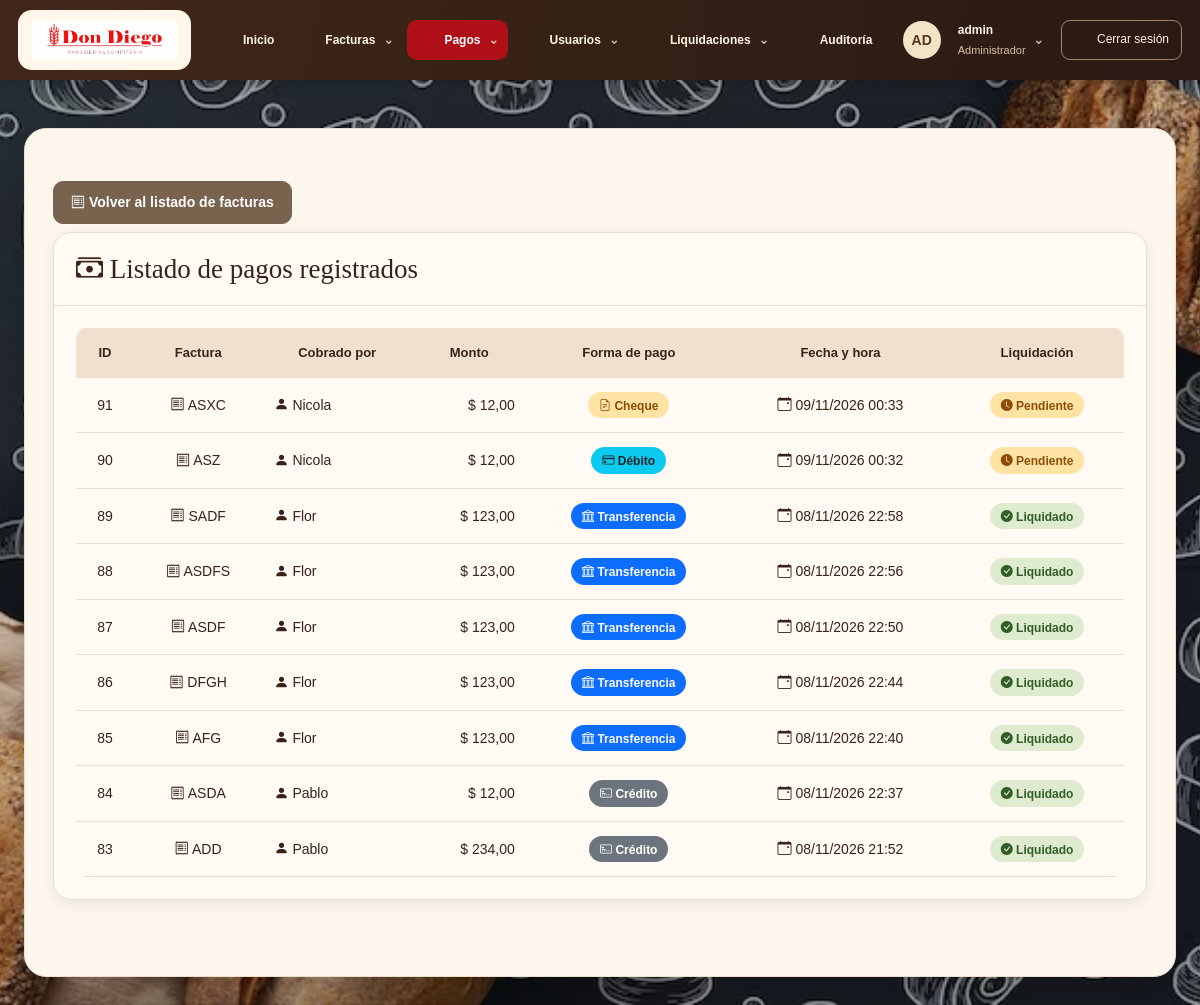
Screenshot of /listar_pagos.php (signed in) with the database file from the repository.
### tables this page shows
CREATE TABLE `pago` (
  `id` int(10) UNSIGNED NOT NULL,
  `id_factura` int(10) UNSIGNED NOT NULL,
  `id_repartidor` smallint(5) UNSIGNED NOT NULL,
  `monto` decimal(8,2) NOT NULL,
  `forma_pago` enum('Efectivo','Transferencia','Debito','Credito','Cheque') NOT NULL,
  `fecha_hora` datetime NOT NULL DEFAULT current_timestamp(),
  `liquidado` tinyint(1) NOT NULL DEFAULT 0,
  `id_liquidacion` int(10) UNSIGNED DEFAULT NULL
);

CREATE TABLE `factura` (
  `id` int(10) UNSIGNED NOT NULL,
  `numero_serie` varchar(20) NOT NULL,
  `monto` decimal(8,2) NOT NULL,
  `fecha_registro` datetime NOT NULL,
  `fecha_cobro` datetime DEFAULT NULL,
  `estado` enum('Cobrado','Pendiente','Anulada') NOT NULL DEFAULT 'Pendiente',
  `id_usuario_registro` smallint(5) UNSIGNED NOT NULL,
  `id_usuario_asignado` smallint(5) DEFAULT NULL
);

CREATE TABLE `usuario` (
  `id` smallint(5) UNSIGNED NOT NULL,
  `usuario` varchar(32) NOT NULL,
  `contrasenia` varchar(255) NOT NULL,
  `activo` tinyint(1) NOT NULL DEFAULT 1,
  `id_ROL` tinyint(3) UNSIGNED NOT NULL
);

### listar_pagos.php (the view, shortened to what this page needs)
<?php
require_once "conexion.php";
$sql = "SELECT p.id, p.id_factura, p.id_repartidor, p.monto, p.forma_pago, p.fecha_hora, p.liquidado, f.numero_serie, u.usuario AS nombre_repartidor
        FROM pago p INNER JOIN factura f ON p.id_factura = f.id INNER JOIN usuario u ON p.id_repartidor = u.id
        ORDER BY p.fecha_hora DESC";
$parametrosPagos = [];
$stmt = $conexion->prepare($sql);
$stmt->execute($parametrosPagos);
$pagos = $stmt->fetchAll(PDO::FETCH_ASSOC);
?>
<!DOCTYPE html>
<html lang="es">
<head>
    <link rel="stylesheet" href="css/bootstrap-5.3.8/css/bootstrap.min.css">
    <link rel="stylesheet" href="css/estilo.css">
    <link rel="stylesheet" href="fondo-sistema.css?v=1">
    <link rel="stylesheet" href="tema-don-diego.css?v=2">
<link rel="stylesheet" href="imagenes/bootstrap-icons-1.13.1/bootstrap-icons.min.css">
</head>
<body>
    <?php require_once "menu.php"; ?>
    <div class="container mt-5">
        <div class="mt-4 mb-2">
            <a href="index.php" class="btn btn-secondary"><i class="bi bi-receipt"></i> Volver al listado de facturas</a>
        </div>
        <div class="card shadow mb-5">
            <div class="card-header bg-dark text-white text-center">
                <h4 class="mb-0"><i class="bi bi-cash-stack"></i> Listado de pagos registrados</h4>
            </div>
            <div class="card-body">
                <?php if (count($pagos) > 0): ?>
                    <div class="table-responsive">
                        <table class="table table-bordered table-hover align-middle">
                            <thead class="table-dark text-center">
                                <tr>
                                    <th>ID</th>
                                    <th>Factura</th>
                                    <th>Cobrado por</th>
                                    <th>Monto</th>
                                    <th>Forma de pago</th>
                                    <th>Fecha y hora</th>
                                    <th>Liquidación</th>
                                </tr>
                            </thead>
                            <tbody>
                                <?php foreach ($pagos as $pago): ?>
                                    <?php
                                    switch ($pago["forma_pago"]) {
                                        case "Transferencia":
                                            $clase = "bg-primary";
                                            $icono = "bi-bank";
                                            $nombre = "Transferencia";
                                            break;
                                        case "Debito":
                                            $clase = "bg-info text-dark";
                                            $icono = "bi-credit-card";
                                            $nombre = "Débito";
                                            break;
                                        case "Credito":
                                            $clase = "bg-secondary";
                                            $icono = "bi-credit-card-2-front";
                                            $nombre = "Crédito";
                                            break;
                                        case "Cheque":
                                            $clase = "bg-warning text-dark";
                                            $icono = "bi-file-earmark-text";
                                            $nombre = "Cheque";
                                            break;
                                    }
                                    ?>
                                    <tr>
                                        <td class="text-center">
                                            <?= htmlspecialchars((string)$pago["id"]) ?>
                                        </td>
                                        <td class="text-center">
                                            <i class="bi bi-receipt"></i>
                                            <?= htmlspecialchars($pago["numero_serie"]) ?>
                                        </td>
                                        <td>
                                            <i class="bi bi-person-fill"></i>
                                            <?= htmlspecialchars($pago["nombre_repartidor"]) ?>
                                        </td>
                                        <td class="text-end text-nowrap">
                                            $ <?= number_format((float)$pago["monto"], 2, ",", ".") ?>
                                        </td>
                                        <td class="text-center">
                                            <span class="badge <?= $clase ?>">
                                                <i class="bi <?= $icono ?>"></i>
                                                <?= htmlspecialchars($nombre) ?>
                                            </span>
                                        </td>
                                        <td class="text-center text-nowrap">
                                            <i class="bi bi-calendar-event"></i>
                                            <?php
                                            $fecha = new DateTime($pago["fecha_hora"]);
                                            echo htmlspecialchars($fecha->format("d/m/Y H:i"));
                                            ?>
                                        </td>
                                        <td class="text-center">
                                            <?php if ((int)$pago["liquidado"] === 1): ?>
                                                <span class="badge bg-success"><i class="bi bi-check-circle-fill"></i> Liquidado</span>
                                            <?php else: ?>
                                                <span class="badge bg-warning text-dark"><i class="bi bi-clock-fill"></i> Pendiente</span>
                                            <?php endif; ?>
                                        </td>
                                    </tr>
                                <?php endforeach; ?>
                            </tbody>
                        </table>
                    </div>
                <?php endif; ?>
            </div>
        </div>
    </div>
</body>
</html>

### css/estilo.css (style rules this page uses)
body { font-family: Arial, sans-serif; background: #f5f5f5; margin: 0; padding: 0; width: 100%; max-width: 100%; overflow-x: hidden; }

### fondo-sistema.css (style rules this page uses)
@media screen { body, body.bg-light { min-height:100vh; background:linear-gradient(rgba(14,18,22,.18),rgba(14,18,22,.18)), url("fondo-login.jpg") center / cover no-repeat fixed !important; } }
@media screen { body > .container, body > main { background:#fffaf5; color:#212529; border-radius:16px; padding-top:24px; padding-bottom:24px; box-shadow:0 12px 36px rgba(0,0,0,.22); margin-bottom:28px; } }
@media screen { .card { background-color:#fffaf5; } }
@media screen { .table-responsive { background-color:#fff; } }

### tema-don-diego.css (style rules this page uses)
:root { --dd-cream:#fffaf3;--dd-paper:#fcf6ed;--dd-brown:#392216;--dd-muted:#856f5d;--dd-red:#af1018;--dd-line:#eadfce;--dd-shadow:0 4px 14px #38221614 }
@media screen { body,body.bg-light { font-family:Arial,Helvetica,sans-serif;color:var(--dd-brown);background:linear-gradient(#171b1e30,#171b1e30),url('fondo-login.jpg') center/cover fixed!important;min-height:100vh } }
@media screen { a { color:var(--dd-red) } }
@media screen { body>.container,body>main.dd-panel { max-width:1240px;width:calc(100% - 48px);margin:28px auto;background:var(--dd-paper);border:1px solid var(--dd-line);border-radius:22px;padding:28px;box-shadow:0 18px 45px #0003;color:var(--dd-brown) } }
@media screen { h1,h2,h3,h4,.dd-stat strong { font-family:Georgia,'Times New Roman',serif;color:var(--dd-brown) } }
@media screen { .card { background:var(--dd-cream);border:1px solid var(--dd-line)!important;border-radius:18px!important;box-shadow:var(--dd-shadow)!important;overflow:visible } }
@media screen { .card-header { border-radius:18px 18px 0 0!important;padding:20px 22px;border-bottom:1px solid var(--dd-line) } }
@media screen { .card-header.bg-dark,.card-header.bg-primary { background:var(--dd-cream)!important;color:var(--dd-brown)!important;text-align:left!important } }
@media screen { .card-header h3,.card-header h4,.card-header h5 { color:inherit;font-family:Georgia,serif;font-size:27px } }
@media screen { .card-body { padding:22px } }
@media screen { .btn { border-radius:10px;font-size:14px;font-weight:600;padding:10px 17px;transition:background-color .15s,box-shadow .15s } }
@media screen { .btn-secondary { background:#79624e;border-color:#79624e } }
@media screen { .table { --bs-table-bg:transparent;--bs-table-color:var(--dd-brown);--bs-table-border-color:#eadfce;--bs-table-hover-bg:#f1e6d8;--bs-table-striped-bg:#faf4eb;font-size:14px;margin-bottom:0 } }
@media screen { .table>:not(caption)>*>* { padding:14px 12px;vertical-align:middle } }
@media screen { .table-bordered>:not(caption)>*>* { border-left:0;border-right:0 } }
@media screen { .table thead,.table-dark { --bs-table-bg:#f0e1ce;--bs-table-color:var(--dd-brown);--bs-table-border-color:#eadfce } }
@media screen { .table thead th { font-size:13px;font-weight:700;white-space:nowrap } }
@media screen { .table-responsive { border-radius:10px;background:var(--dd-cream) } }
@media screen { .badge { padding:7px 11px;border-radius:30px;font-size:12px;font-weight:600 } }
@media screen { .badge.bg-success { background:#deebce!important;color:#315e27!important } }
@media screen { .badge.bg-warning { background:#ffe3a5!important;color:#8d4d08!important } }

### rows the page displays
pago: id "91", id_factura.numero_serie "ASXC", id_repartidor.usuario "Nicola", monto "12,00", forma_pago "Cheque", fecha_hora "09/11/2026 00:33", liquidado 0 (drawn)
pago: id "90", id_factura.numero_serie "ASZ", id_repartidor.usuario "Nicola", monto "12,00", forma_pago "Débito", fecha_hora "09/11/2026 00:32", liquidado 0 (drawn)
pago: id "89", id_factura.numero_serie "SADF", id_repartidor.usuario "Flor", monto "123,00", forma_pago "Transferencia", fecha_hora "08/11/2026 22:58", liquidado 1 (drawn)
pago: id "88", id_factura.numero_serie "ASDFS", id_repartidor.usuario "Flor", monto "123,00", forma_pago "Transferencia", fecha_hora "08/11/2026 22:56", liquidado 1 (drawn)
pago: id "87", id_factura.numero_serie "ASDF", id_repartidor.usuario "Flor", monto "123,00", forma_pago "Transferencia", fecha_hora "08/11/2026 22:50", liquidado 1 (drawn)
pago: id "86", id_factura.numero_serie "DFGH", id_repartidor.usuario "Flor", monto "123,00", forma_pago "Transferencia", fecha_hora "08/11/2026 22:44", liquidado 1 (drawn)
pago: id "85", id_factura.numero_serie "AFG", id_repartidor.usuario "Flor", monto "123,00", forma_pago "Transferencia", fecha_hora "08/11/2026 22:40", liquidado 1 (drawn)
pago: id "84", id_factura.numero_serie "ASDA", id_repartidor.usuario "Pablo", monto "12,00", forma_pago "Crédito", fecha_hora "08/11/2026 22:37", liquidado 1 (drawn)
pago: id "83", id_factura.numero_serie "ADD", id_repartidor.usuario "Pablo", monto "234,00", forma_pago "Crédito", fecha_hora "08/11/2026 21:52", liquidado 1 (drawn)

### other values shown
ddEsc($ddEtiqueta) "Facturas"
ddEsc($ddEtiqueta) "Pagos"
ddEsc($ddEtiqueta) "Usuarios"
ddEsc($ddEtiqueta) "Liquidaciones"
ddEsc($ddIniciales) "AD"
ddEsc($ddNombre) "admin"
ddEsc(ucfirst($rolUsuario ?? 'Usuario')) "Administrador"
